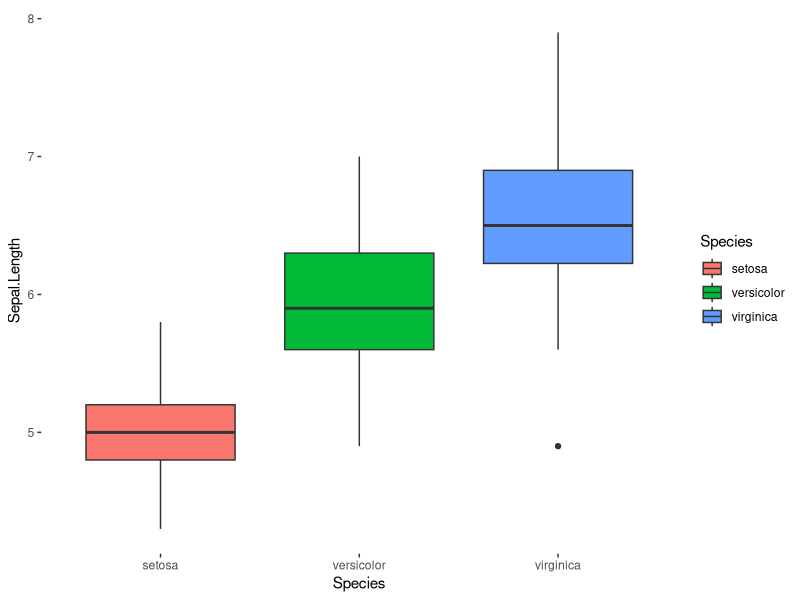
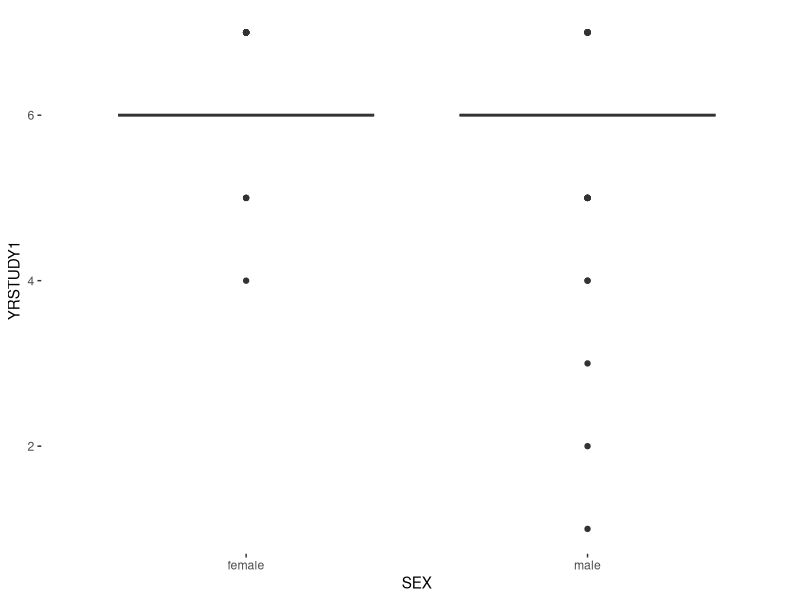
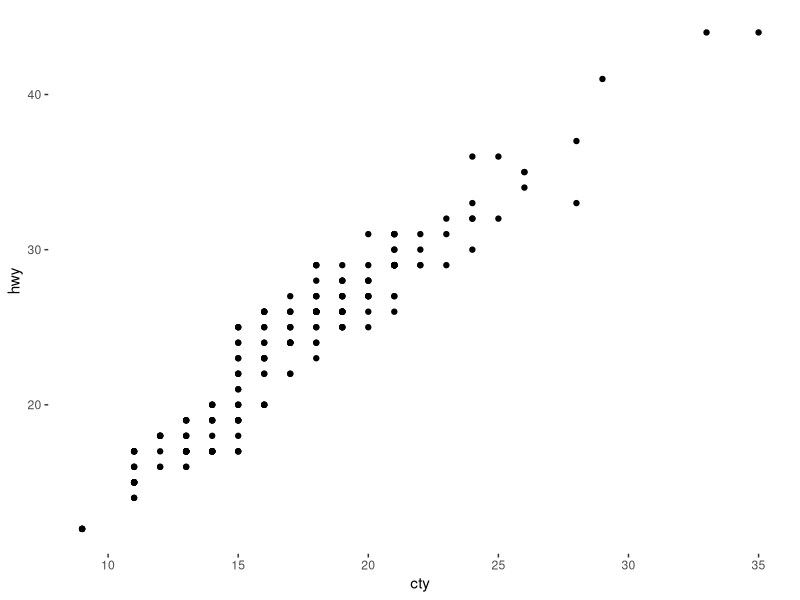
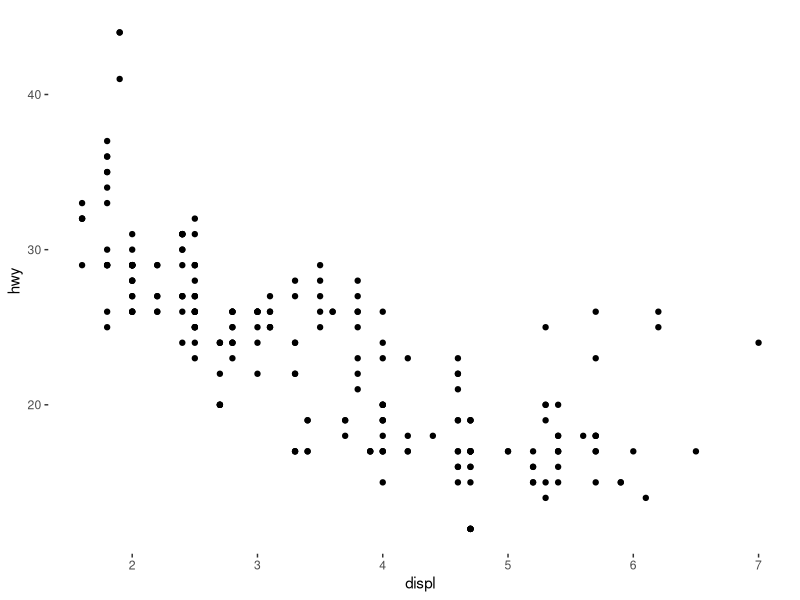
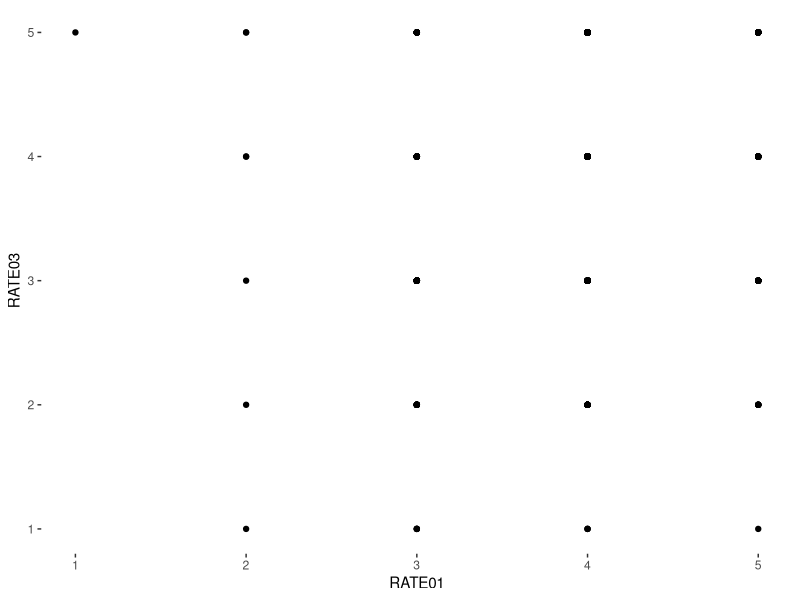
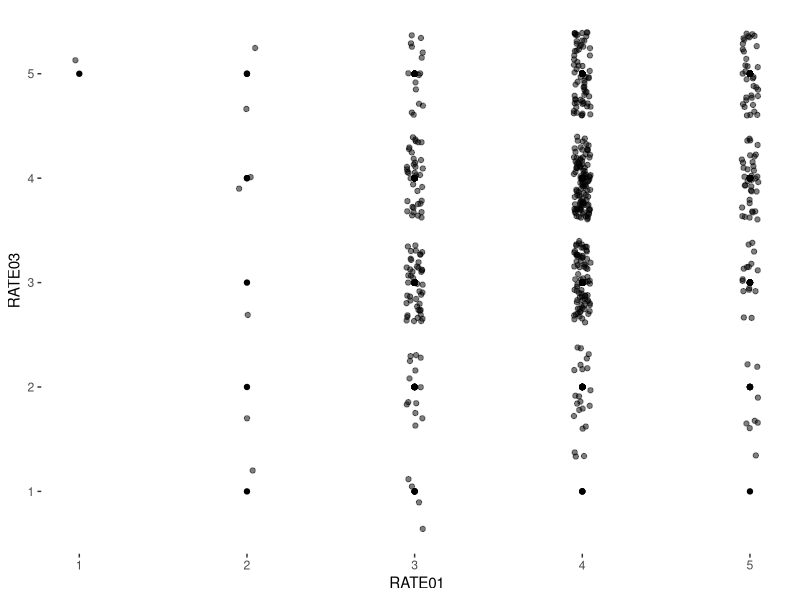

Source code (R) for these figures, in order:
## ---- chunk 1
###########################################################################
################# DON'T DELETE THIS PART!!!!!##############################
###########################################################################
                                                                          #
knitr::opts_chunk$set(echo = TRUE, message = FALSE, warning = FALSE)      #
                                                                          #
library(tidyverse)           #The tidyverse has all of our data tools     #
library(ggthemes)            #ggthemes makes our graphs look nicer        #
                                                                          # 
theme_set(                                #this sets the theme for all    #
  theme_tufte() +                         #plots that we make             #
  theme(text=element_text(family="sans"))                                 #
  )                                                                       #
                                                                          #
                                                                          #
                                                                          #
### Below is where you read and store your data.                          #
                                                                          #
cirpData <- read_csv("CIRP_DATA_2014_CLEAN.csv")
                                                                          #
                                                                          #
                                                                          #
############# ^ ################################# ^ #######################
############# | ## DON'T DELETE THIS PART!!!!!### | #######################
############# | ################################# | #######################
## ---- chunk 2

iris %>% head

# make boxplot of sepal length

#qplot note:  you need both x and y here

#  x = facet category
#  y = the actual data you're interested in (sepal length)


qplot(x=Species,
      y=Sepal.Length,
      data=iris,
      geom="boxplot",
      fill=Species)


## ---- chunk 3
# let's boxplot YRSTUDY1

cirpData <- read_csv("CIRP_DATA_2014_CLEAN.csv")


cirpData %>% head

qplot(x=SEX,
      y=YRSTUDY1,
      data=cirpData,
      geom="boxplot")



## ---- chunk 4

mpg %>% head

#idea:  compare city and hwy fuel efficiency!

qplot(cty, 
      hwy, 
      data=mpg, 
      geom="point")



## ---- chunk 5
# try disp and hwy


qplot(displ,
      hwy,
      data=mpg)
## ---- chunk 6

# scatterplot of RATE01 and RATE03 (academic ability and compet)

qplot(x=RATE01,
      y=RATE03,
      data = cirpData,
      geom="point")

## ---- chunk 7

qplot(x=RATE01,
      y=RATE03,
      data = cirpData,
      geom="point")+geom_jitter(width=1/20, alpha = 1/2)

